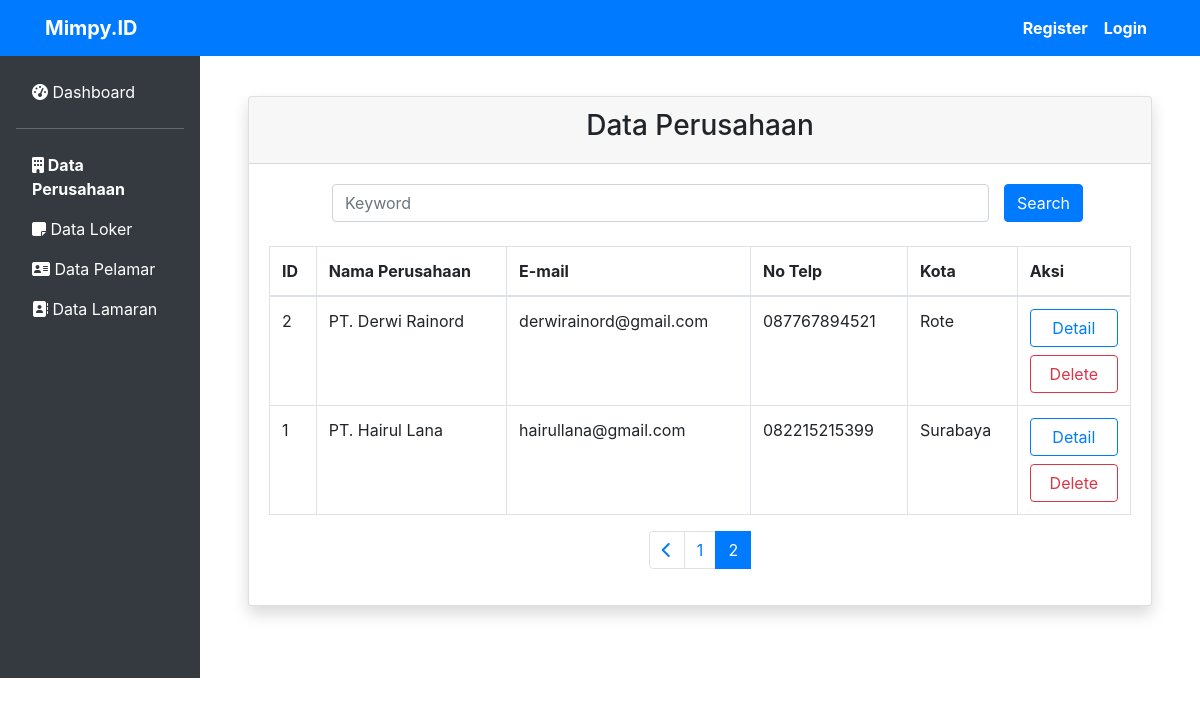
The page /data-perusahaan.php?page=2 on the database as committed earlier.
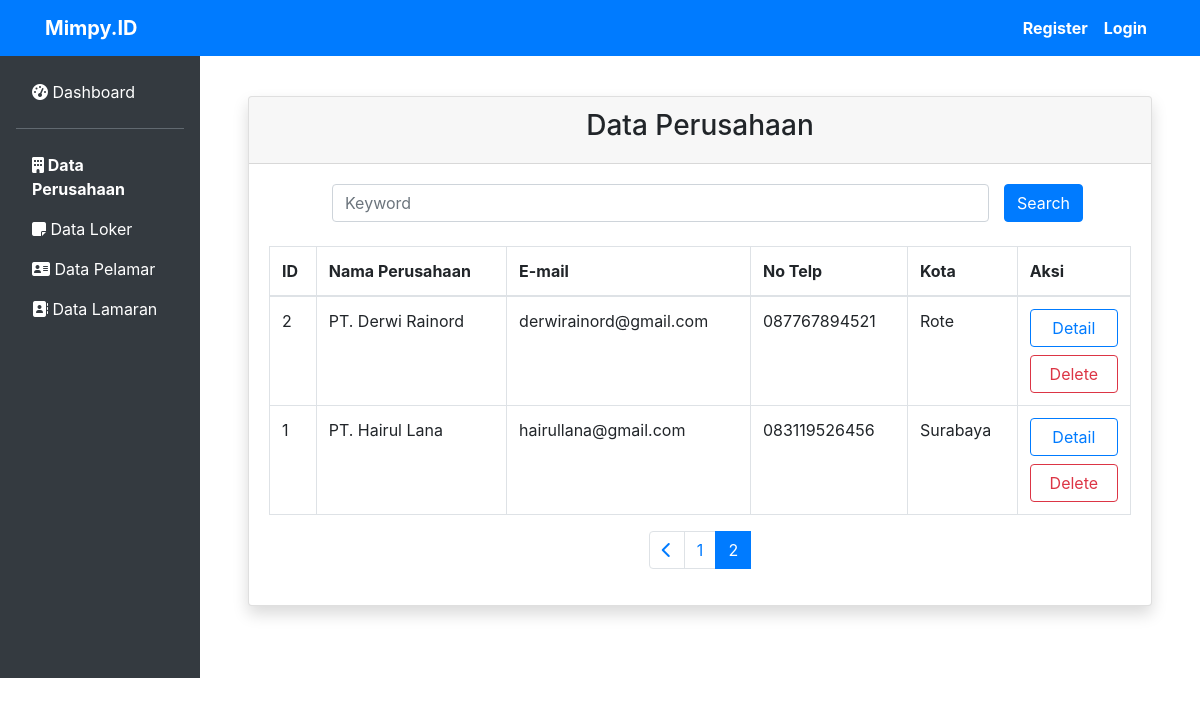
The same page on the database as committed later.
### tables this page shows
CREATE TABLE `perusahaan` (
  `id` int(11) NOT NULL,
  `nama` varchar(50) NOT NULL,
  `email` varchar(50) NOT NULL,
  `telp` varchar(20) NOT NULL,
  `kota` varchar(30) NOT NULL,
  `alamat` varchar(100) NOT NULL,
  `deskripsi` varchar(512) NOT NULL,
  `foto` text NOT NULL,
  `password` varchar(255) NOT NULL
);

### data-perusahaan.php (the view, shortened to what the changed rows need)
<?php
require "db.php";
?>
<!doctype html>
<html lang="en">
    <head>
        <link rel="stylesheet" href="https://cdn.jsdelivr.net/npm/bootstrap@4.5.3/dist/css/bootstrap.min.css">
        <link rel="stylesheet" href="css/mimpy.id.css">
        <link rel="stylesheet" href="css/dashboard.css">
    </head>
    <body>
        <div class="row no-gutters">
            <div class="col-md-10 p-5">
                    <div class="card shadow mb-4">
                    <div class="card-body">
                        <div class="table-responsive">
                            <table class="table table-bordered" id="dataTable" width="100%" cellspacing="0">
                            <thead>
                                <tr>
                                    <th>ID</th>
                                    <th>Nama Perusahaan</th>
                                    <th>E-mail</th>
                                    <th>No Telp</th>
                                    <th>Kota</th>
                                    <th>Aksi</th>
                                </tr>
                            </thead>
                            <tbody>
                                <?php
                                    $jumlahDataPerHalaman = 3;
                                    if ( isset($_GET["page"])){
                                        $halamanAktif = $_GET["page"];
                                    }else{
                                        $halamanAktif = 1;
                                    }
                                    $awalData = ( $jumlahDataPerHalaman * $halamanAktif ) - $jumlahDataPerHalaman;
                                    $perusahaan = mysqli_query($db,"SELECT * FROM perusahaan order by id desc LIMIT $awalData, $jumlahDataPerHalaman");
                                    foreach ($perusahaan as $data) :
                                ?>
                                    <tr>
                                        <td><?= $data["id"] ?></td>
                                        <td><?= $data["nama"] ?></td>
                                        <td><?= $data["email"] ?></td>
                                        <td><?= $data["telp"] ?></td>
                                        <td><?= $data["kota"] ?></td>
                                        <td>
                                            <a href="perusahaan.php?id=<?= $data['id'] ?>" class="btn btn-outline-primary btn-block">Detail</a>
                                            <a href="hapus-perusahaan.php?id=<?= $data['id'] ?>" onclick="return confirm('Apakah Anda Yakin Ingin Menghapus Data Perusahaan ?')" class="btn btn-outline-danger btn-block">Delete</a>
                                        </td>
                                    </tr>
                                <?php
                                    endforeach;
                                ?>
                            </tbody>
                            </table>
                        </div>
                    </div>
                </div>
            </div>
        </div>
    </body>
</html>

Rows that differ between the two databases and show on the page:
changed perusahaan "PT. Hairul Lana": telp "082215215399" → "083119526456"
